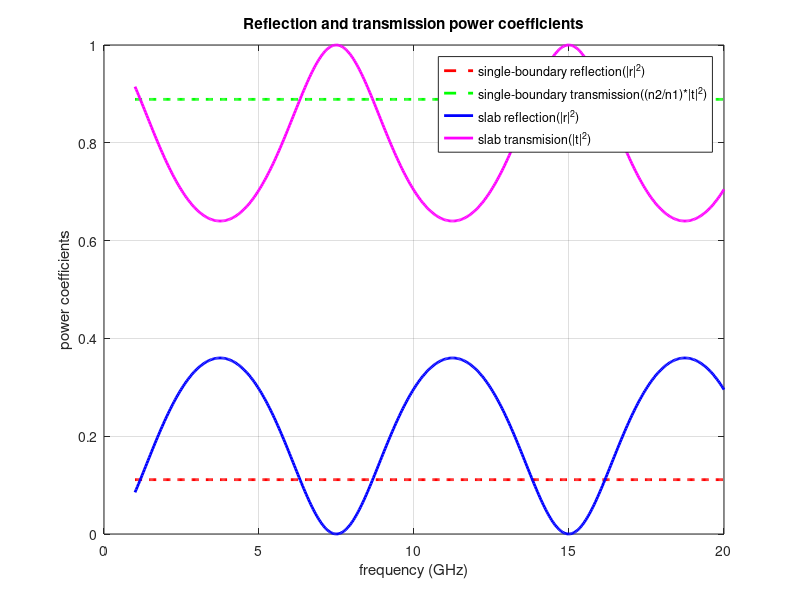
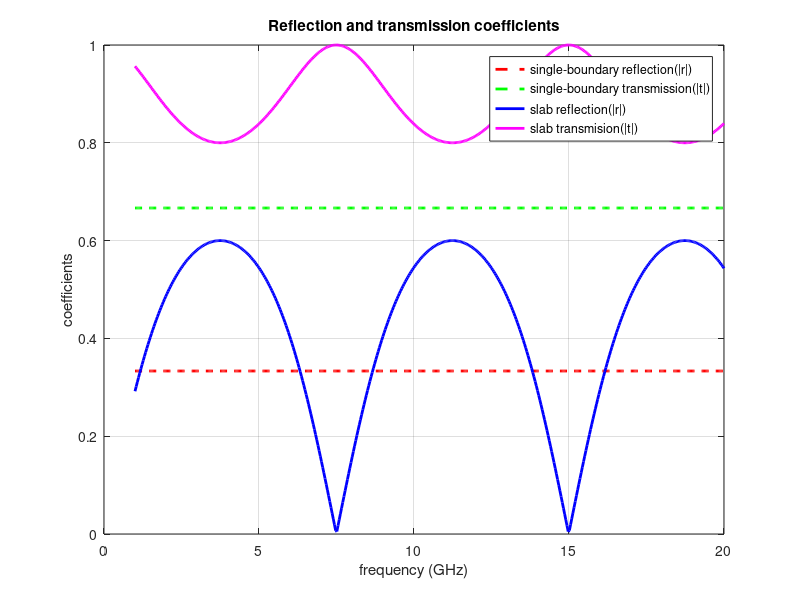

Recreate these plots in MATLAB, in order.
clear;clc;

% --- 常量 ---
c0 = 299792458; % 真空中的光速 (m/s)
mu0 = 4 * pi * 1e-7; % 真空磁导率 (H/m)
eps0 = 1 / (mu0 * c0^2); % 真空介电常数 (F/m)

% --- 材料参数 ---
eps_r1 = 1; % 空气的相对介电常数 (epsilon_0)
eps_r2 = 4; % 介质的相对介电常数 (epsilon_1)
mu_r1 = 1; % 空气的相对磁导率
mu_r2 = 1; % 介质的相对磁导率

% --- 几何参数 ---
d = 10e-3; % 平板的厚度 (米), 10mm

% --- 频率范围 ---
freq_min = 1e9; % 1 GHz
freq_max = 20e9; % 20 GHz
num_points = 500;
f = linspace(freq_min, freq_max, num_points);
omega = 2 * pi * f;

% --- 本征阻抗 ---
eta1 = sqrt(mu_r1 * mu0 / (eps_r1 * eps0)); % 介质1（空气）的阻抗
eta2 = sqrt(mu_r2 * mu0 / (eps_r2 * eps0)); % 介质2（介质）的阻抗

% --- 波数 ---
k1 = omega * sqrt(mu_r1 * mu0 * eps_r1 * eps0); % 介质1（空气）中的波数
k2 = omega * sqrt(mu_r2 * mu0 * eps_r2 * eps0); % 介质2（介质）中的波数

% --- 单界面计算 ---
r_single = (eta2 - eta1) / (eta2 + eta1);
t_single = 2 * eta2 / (eta2 + eta1);

% --- 有限厚度平板的TMM计算 ---
r_slab = zeros(1, num_points);
t_slab = zeros(1, num_points);

for i = 1:num_points
    % 平板的传播矩阵 (P)，厚度为 d
    P = [exp(1i * k2(i) * d), 0; 0, exp(-1i * k2(i) * d)];

    % 介质1到介质2的界面矩阵 (I12)
    I12 = 0.5 * [1 + eta2/eta1, 1 - eta2/eta1; 1 - eta2/eta1, 1 + eta2/eta1];

    % 介质2到介质1的界面矩阵 (I21)
    I21 = 0.5 * [1 + eta1/eta2, 1 - eta1/eta2; 1 - eta1/eta2, 1 + eta1/eta2];

    % 总传输矩阵 (T)
    T = I12 * P * I21;

    % 从T矩阵中提取反射和透射系数
    r_slab(i) = - T(2, 1) / T(2, 2);
    t_slab(i) = T(1, 1) - T(1, 2)*T(2, 1)/ T(2, 2);
end

% --- 功率系数（复数的平方绝对值）---
R_single = abs(r_single)^2;
R_slab = abs(r_slab).^2;

T_single = 2 * abs(t_single)^2;
T_slab = abs(t_slab).^2;

% --- 绘图 ---
figure;
plot(f / 1e9, R_single * ones(size(f)), 'r--', 'LineWidth', 2);
hold on;
plot(f / 1e9, T_single * ones(size(f)), 'g--', 'LineWidth', 2);
plot(f / 1e9, R_slab, 'b-', 'LineWidth', 2);
plot(f / 1e9, T_slab, 'm-', 'LineWidth', 2);
grid on;
title('Reflection and transmission power coefficients');
xlabel('frequency (GHz)');
ylabel('power coefficients');
ylim([0, 1]);
legend('single-boundary reflection(|r|^2)', 'single-boundary transmission((n2/n1)*|t|^2)', 'slab reflection(|r|^2)', 'slab transmision(|t|^2)', 'Location', 'best');

figure;
plot(f / 1e9, abs(r_single) * ones(size(f)), 'r--', 'LineWidth', 2);
hold on;
plot(f / 1e9, abs(t_single) * ones(size(f)), 'g--', 'LineWidth', 2);
plot(f / 1e9, abs(r_slab), 'b-', 'LineWidth', 2);
plot(f / 1e9, abs(t_slab), 'm-', 'LineWidth', 2);
grid on;
title('Reflection and transmission coefficients');
xlabel('frequency (GHz)');
ylabel('coefficients');
ylim([0, 1]);
legend('single-boundary reflection(|r|)', 'single-boundary transmission(|t|)', 'slab reflection(|r|)', 'slab transmision(|t|)', 'Location', 'best');